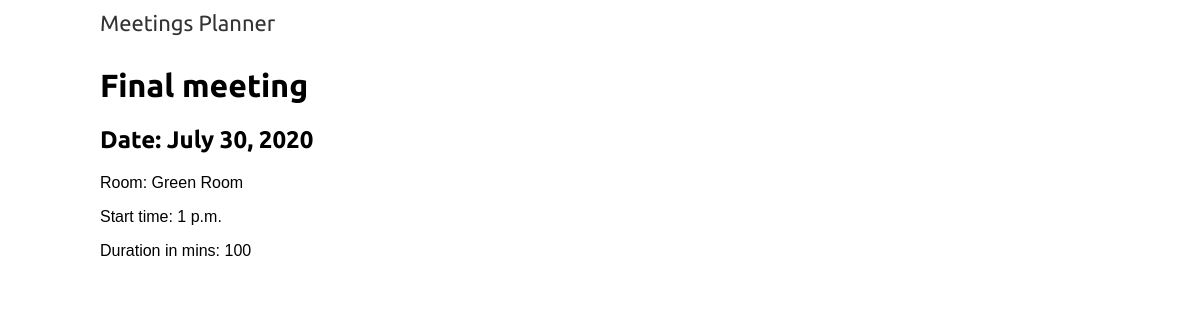
Page /meetings/4 on the committed database.
### meetings/models.py (models this page shows, shortened)
class Meeting(models.Model):
    title = models.CharField(max_length=255)
    date = models.DateField(auto_now=False)
    start_time = models.TimeField(auto_now=False)
    duration = models.IntegerField(default=10)
    room = models.ForeignKey('Room', on_delete=models.CASCADE)

class Room(models.Model):
    name = models.CharField(max_length=2000)
    floor = models.IntegerField(default=1)
    room_number = models.CharField(max_length=50)
    available = models.BooleanField(default=True)
    def __str__(self):
        return self.name

### meetings/views.py (the view)
# urls.py: path('<int:id>', views.meetings_detail, name='meetings_detail'),
def meetings_detail(request, id):
    meeting = get_object_or_404(Meeting, id=id)
    return render(request, 'meetings_detail.html', {'meeting': meeting})

### meetings/templates/meetings_detail.html
{% extends "base.html" %}
{% load static %}
{% block content %}
    <h1> {{meeting.title}}</h1>
    <h2>Date: {{meeting.date}}</h2>
    <p>Room: {{meeting.room}}</p>
    <p>Start time: {{meeting.start_time}}</p>
    <p>Duration in mins: {{meeting.duration}}</p>
{% endblock %}

### static/css/base.css (style rules this page uses)
body { margin:0; padding:0; font-family:helvetica, sans-serif; }
h1, h2, h3, h4, h5 , h6 { font-family: 'Ubuntu', serif; font-weight:bold; }

### rows in the picture
Meeting: title "Final meeting", date "July 30, 2020", room "Green Room", start_time "1 p.m.", duration "100"
